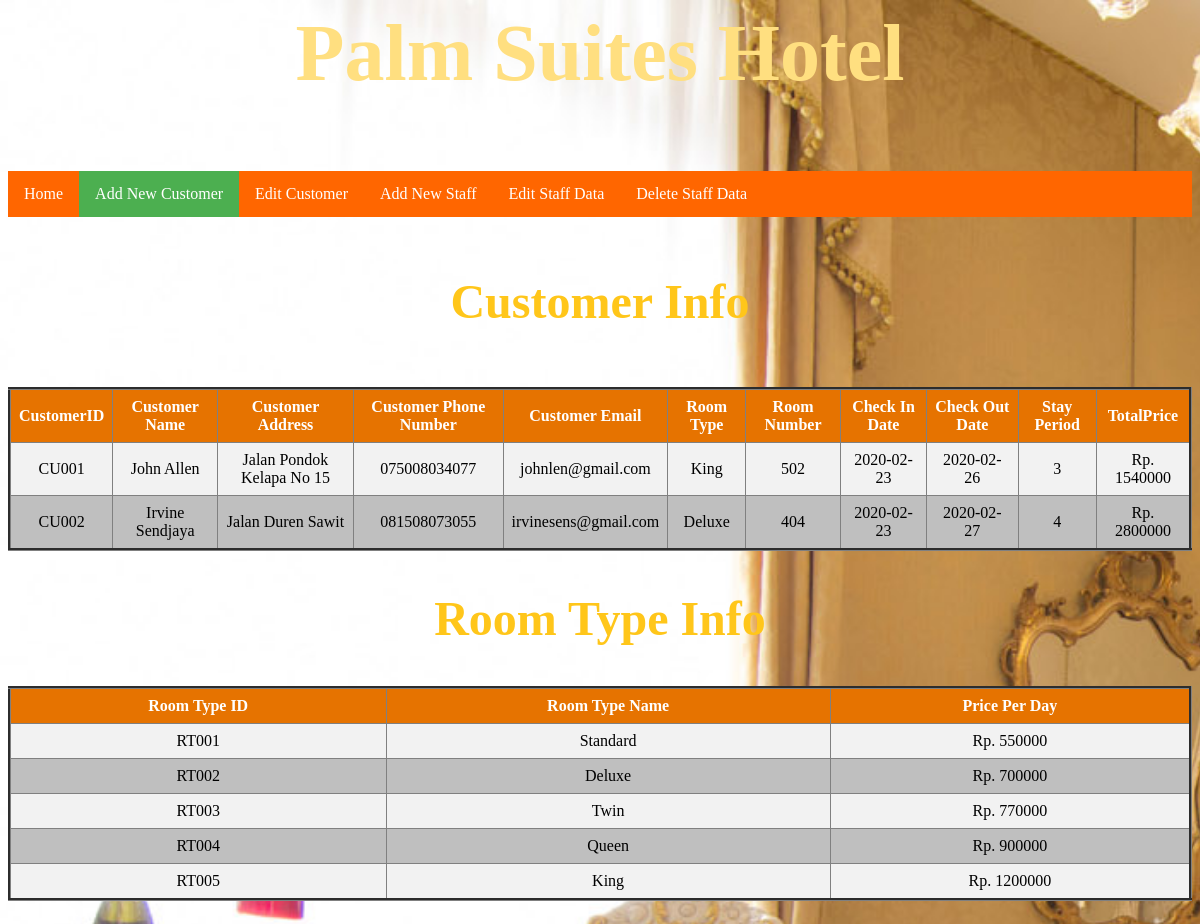
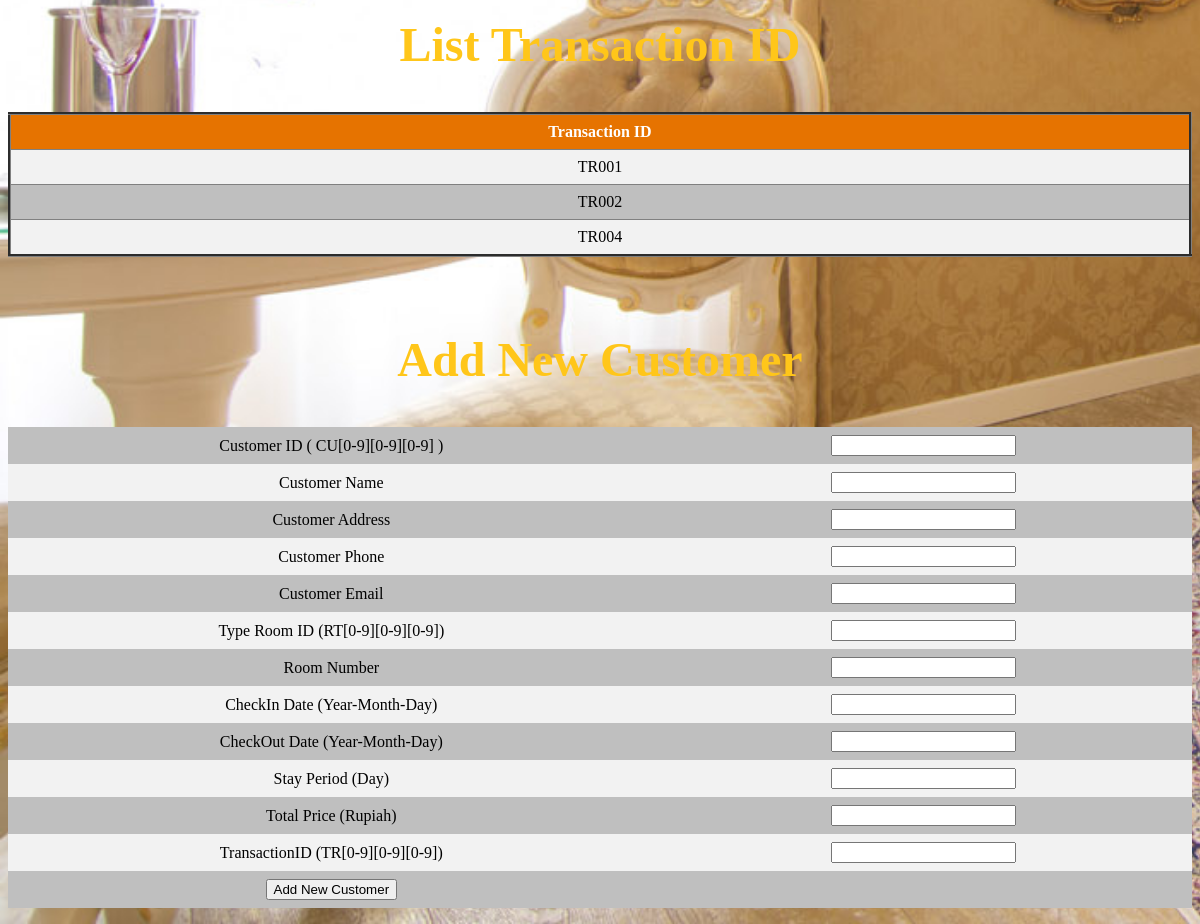
Page /AddCustomer.php on the committed database (2 pictures, top to bottom).
### tables this page shows
CREATE TABLE `detailtransaction` (
  `CustomerID` varchar(5) NOT NULL,
  `HeaderTransactionID` varchar(5) NOT NULL
);

CREATE TABLE `customer` (
  `CustomerID` varchar(5) NOT NULL,
  `CustomerName` varchar(100) NOT NULL,
  `CustomerAddress` varchar(150) NOT NULL,
  `CustomerPhone` varchar(15) NOT NULL,
  `CustomerEmail` varchar(100) DEFAULT NULL,
  `RoomTypeID` varchar(5) NOT NULL,
  `RoomNumber` varchar(10) NOT NULL
);

CREATE TABLE `roomtype` (
  `RoomTypeID` varchar(5) NOT NULL,
  `RoomType` varchar(100) NOT NULL,
  `RoomPrice` int(11) NOT NULL
);

CREATE TABLE `headertransaction` (
  `HeaderTransactionID` varchar(5) NOT NULL,
  `CheckInDate` date NOT NULL,
  `CheckOutDate` date NOT NULL,
  `StayPeriod` int(11) NOT NULL,
  `TotalPrice` int(11) NOT NULL,
  `StaffID` varchar(5) NOT NULL
);

### AddCustomer.php (the view, shortened to what this page needs)
<html>
<head>
</head>
<body bgcolor="#ffc266">
<h1>Palm Suites Hotel</h1>
    <br>
    <ul>
         <li><a href="Home.php">Home</a></li>
         <li><a class="active" href="AddCustomer.php">Add New Customer</a></li>
         <li><a href="EditCustomerData.php">Edit Customer</a></li>
         <li><a href="AddStaff.php">Add New Staff</a></li>
         <li><a href="EditStaffData.php">Edit Staff Data</a></li>
         <li><a href="DeleteStaffData.php">Delete Staff Data</a></li>
    </ul>
<br>
<h2>Customer Info</h2>
<br>
<table width='120%' border=3>
        <tr>
            <th>CustomerID</th>
            <th>Customer Name</th>
            <th>Customer Address</th>
            <th>Customer Phone Number</th>
            <th>Customer Email</th>
            <th>Room Type</th>
            <th>Room Number</th>
            <th>Check In Date</th>
            <th>Check Out Date</th>
            <th>Stay Period</th>
            <th>TotalPrice</th>
        </tr>
        <?php
    $databaseHost = 'localhost';
    $databaseName = 'HotelManagement';
    $databaseUsername = 'root';
    $databasePassword = '';
    $mysqli = mysqli_connect($databaseHost, $databaseUsername, $databasePassword, $databaseName);
    $query = 'SELECT dt.CustomerID,CustomerName,CustomerAddress,CustomerPhone,CustomerEmail,RoomType,RoomNumber,CheckInDate,CheckOutDate,StayPeriod,TotalPrice
    FROM DetailTransaction dt join HeaderTransaction ht on dt.HeaderTransactionID=ht.HeaderTransactionID join Customer cs on cs.CustomerID=dt.CustomerID join RoomType rm
    on rm.RoomTypeID=cs.RoomTypeID';
    $result = mysqli_query($mysqli, $query);
    while($user_data = mysqli_fetch_array($result)) {
        echo "<tr>";
        echo "<td>".$user_data['CustomerID']."</td>";
        echo "<td>".$user_data['CustomerName']."</td>";
        echo "<td>".$user_data['CustomerAddress']."</td>";
        echo "<td>".$user_data['CustomerPhone']."</td>";
        echo "<td>".$user_data['CustomerEmail']."</td>";
        echo "<td>".$user_data['RoomType']."</td>";
        echo "<td>".$user_data['RoomNumber']."</td>";
        echo "<td>".$user_data['CheckInDate']."</td>";
        echo "<td>".$user_data['CheckOutDate']."</td>";
        echo "<td>".$user_data['StayPeriod']."</td>";
        echo "<td>Rp. ".$user_data['TotalPrice']."</td>";
    }
    ?>
    </table>
<h2>Room Type Info</h2>
    <table width='120%' border=3>
        <tr>
            <th>Room Type ID</th>
            <th>Room Type Name</th>
            <th>Price Per Day</th>
        </tr>
        <?php
    $databaseHost = 'localhost';
    $databaseName = 'HotelManagement';
    $databaseUsername = 'root';
    $databasePassword = '';
    $mysqli = mysqli_connect($databaseHost, $databaseUsername, $databasePassword, $databaseName);
    $query ='SELECT * FROM RoomType';
    $result = mysqli_query($mysqli, $query);
    while($user_data = mysqli_fetch_array($result)) {
        echo "<tr>";
        echo "<td>".$user_data['RoomTypeID']."</td>";
        echo "<td>".$user_data['RoomType']."</td>";
        echo "<td>Rp. ".$user_data['RoomPrice']."</td>";
    }
    ?>
    </table>
    <h2>List Transaction ID </h2>
    <table width='120%' border=3>
        <tr>
            <th>Transaction ID</th>
        </tr>
        <?php
            $databaseHost = 'localhost';
            $databaseName = 'HotelManagement';
            $databaseUsername = 'root';
            $databasePassword = '';
             $mysqli = mysqli_connect($databaseHost, $databaseUsername, $databasePassword, $databaseName);
            $query ='SELECT HeaderTransactionID FROM HeaderTransaction';
            $result = mysqli_query($mysqli, $query);
            while($user_data = mysqli_fetch_array($result)) {
                echo "<tr>";
                echo "<td>".$user_data['HeaderTransactionID']."</td>";
            }
        ?>
    </table>
    <br>
    <br>
    <h2>Add New Customer</h2>
<form id="form1" action ="AddCustomer.php" onsubmit="return validateform();" method="POST">
<table width="35%" border="0">
    <tr>
        <td> Customer ID ( CU[0-9][0-9][0-9] ) </td>
        <td><input type="text" name="CustomerID"></td>
    </tr>
    <tr>
        <td> Customer Name </td>
        <td><input type="text" name="CustomerName"></td>
    </tr>
    <tr>
        <td> Customer Address</td>
        <td><input type="text" name="CustomerAddress" id="alamat"></td>
    </tr>
    <tr>
        <td> Customer Phone</td>
        <td><input type="text" name="CustomerPhone" id="phone"></td>
    </tr>
    <tr>
        <td> Customer Email</td>
        <td><input type="text" name="CustomerEmail" id="email"></td>
    </tr>
    <tr>
        <td> Type Room ID (RT[0-9][0-9][0-9])</td>
        <td><input type="text" name="TypeRoomID"></td>
    </tr>
    <tr>
        <td> Room Number</td>
        <td><input type="text" name="RoomNumber" id="roomnumber"></td>
    </tr>
    <tr>
        <td> CheckIn Date (Year-Month-Day) </td>
        <td><input type="text" name="CheckInDate"></td>
    </tr>
    <tr>
        <td> CheckOut Date (Year-Month-Day) </td>
        <td><input type="text" name="CheckOutDate"></td>
    </tr>
    <tr>
        <td>Stay Period (Day) </td>
        <td><input type="text" name="StayPeriod"></td>
    </tr>
    <tr>
        <td> Total Price (Rupiah) </td>
        <td><input type="text" name="TotalPrice"></td>
    </tr>
    <tr>
        <td> TransactionID (TR[0-9][0-9][0-9])</td>
        <td><input type="text" name="TransactionID"></td>
    </tr>
    <tr>
        <td>
            <input type="submit" value="Add New Customer">
        </td>
        <td><label id="lblError" style="color: red"></label></td>
    </tr>
</table>
</form>
</body>
</html>

### AddCustomer.php (style rules this page uses)
body { background-image: url('addcustomerbackground.jpg'); background-repeat: no-repeat; background-attachment: fixed; background-size: cover; }
ul { list-style-type: none; margin: 0; padding: 0; overflow: hidden; background-color: #ff6600; position: -webkit-sticky; position: sticky; top: 0; }
li { float: left; }
li a { display: block; color: white; text-align: center; padding: 14px 16px; text-decoration: none; }
.active { background-color: #4CAF50; }
table { border-collapse: collapse; width: 100%; }
th, td { text-align: center; padding: 8px; }
tr:nth-child(even) { background-color: #f2f2f2 }
tr:nth-child(odd) { background-color: #bfbfbf }
th { background-color: #e67300; color: white; }
h1 { font-size: 500%; font-family:impact; color:#ffdf80; text-align:center; }
h2 { font-family:georgia; text-align:center; font-size: 300%; color:#ffc61a; }

### rows in the picture
detailtransaction: CustomerID "CU001", CustomerID.CustomerName "John Allen", CustomerID.CustomerAddress "Jalan Pondok Kelapa No 15", CustomerID.CustomerPhone "075008034077", CustomerID.CustomerEmail "johnlen@gmail.com", roomtype.RoomType "King", CustomerID.RoomNumber "502", HeaderTransactionID.CheckInDate "2020-02-23", HeaderTransactionID.CheckOutDate "2020-02-26", HeaderTransactionID.StayPeriod "3", HeaderTransactionID.TotalPrice "1540000"
detailtransaction: CustomerID "CU002", CustomerID.CustomerName "Irvine Sendjaya", CustomerID.CustomerAddress "Jalan Duren Sawit", CustomerID.CustomerPhone "081508073055", CustomerID.CustomerEmail "irvinesens@gmail.com", roomtype.RoomType "Deluxe", CustomerID.RoomNumber "404", HeaderTransactionID.CheckInDate "2020-02-23", HeaderTransactionID.CheckOutDate "2020-02-27", HeaderTransactionID.StayPeriod "4", HeaderTransactionID.TotalPrice "2800000"
roomtype: RoomTypeID "RT001", RoomType "Standard", RoomPrice "550000"
roomtype: RoomTypeID "RT002", RoomType "Deluxe", RoomPrice "700000"
roomtype: RoomTypeID "RT003", RoomType "Twin", RoomPrice "770000"
roomtype: RoomTypeID "RT004", RoomType "Queen", RoomPrice "900000"
roomtype: RoomTypeID "RT005", RoomType "King", RoomPrice "1200000"
headertransaction: HeaderTransactionID "TR001"
headertransaction: HeaderTransactionID "TR002"
headertransaction: HeaderTransactionID "TR004"
